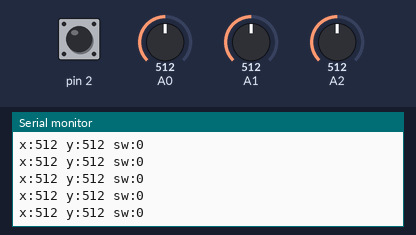
Simulated run of this sketch. Board: Arduino Uno, built with avr-gcc and run on an emulated ATmega328P. On the bench: the last lines printed to the serial monitor. The test bench sets the inputs (shaded band); at power-on: A0 = 512, A1 = 512, pin 2 HIGH, A2 = 512.

Above: at 1.2 s.
1.3 s: A0 set to 109
At 2.1 s:
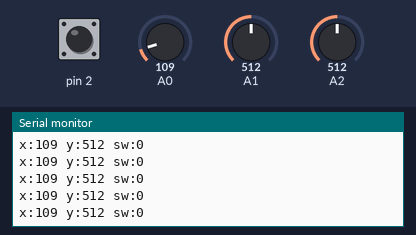
4.3 s: A0 set to 92
At 5.2 s:
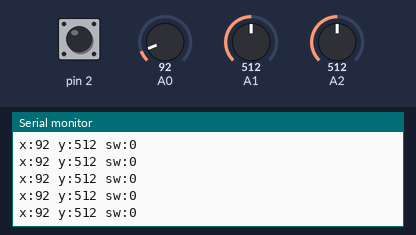
5.8 s: A1 set to 983
At 6.5 s:
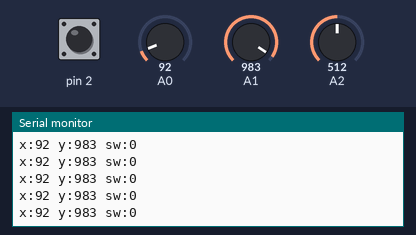
8.8 s: A1 set to 1018
At 9.8 s:
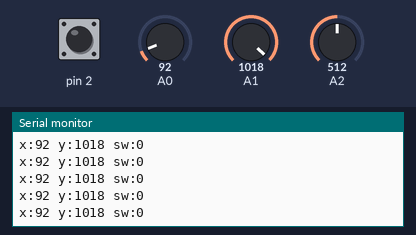
10.3 s: A0 set to 11
At 11.4 s:
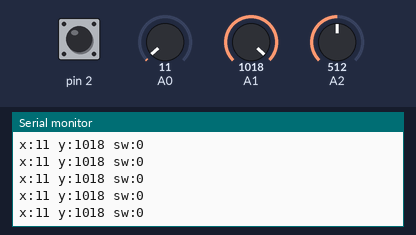
11.8 s: A0 set to 8
At 12.8 s:
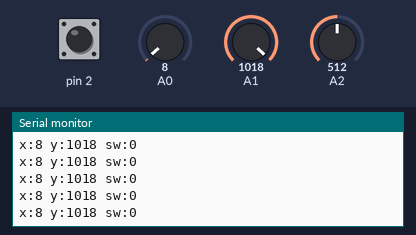
Timing chart, 0 to 14.3 s (numbered marks = the images above; inputs shaded):
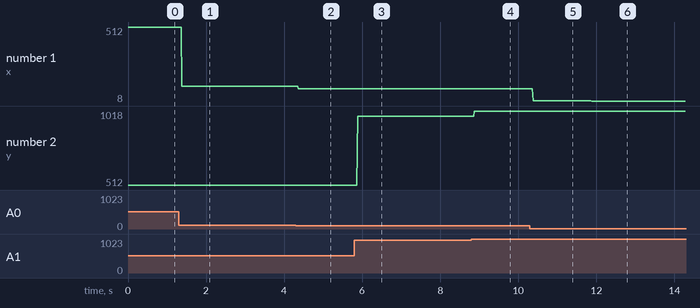

The sketch:

week11_2_arduino_joystick_serial_println.ino
```cpp
// week11_2_arduino_joystick_serial_println
void setup() {
  Serial.begin(9600);
  pinMode(2, INPUT_PULLUP);
}

void loop() {
  int x = analogRead(A0);//讀入x座標
  int y = analogRead(A1);//讀入y座標
  int sw = analogRead(2);//joystick壓鈕
  if(digitalRead(2)==LOW) sw = 1;//按下去，設1
  else sw = 0;//彈起來，設0
  char line[200];
  sprintf(line,"x:%d y:%d sw:%d\n" ,x ,y ,sw);
  Serial.print(line);
}
```

Measured:
- after the input at 1.3 s, the serial monitor: prints a new line after 0.08 s (image 1)
- after the input at 4.3 s, the serial monitor: prints a new line after 0.07 s (image 2)
- after the input at 5.8 s, the serial monitor: prints a new line after 0.08 s (image 3)
- after the input at 8.8 s, the serial monitor: prints a new line after 0.08 s (image 4)
- after the input at 10.3 s, the serial monitor: prints a new line after 0.08 s (image 5)
- after the input at 11.8 s, the serial monitor: prints a new line after 0.08 s (image 6)
- plotted number 1: 512 → 109 after the input at 1.3 s, 109 → 92 after the input at 4.3 s, 92 → 11 after the input at 10.3 s, 11 → 8 after the input at 11.8 s
- plotted number 2: 512 → 983 after the input at 5.8 s, 983 → 1018 after the input at 8.8 s
